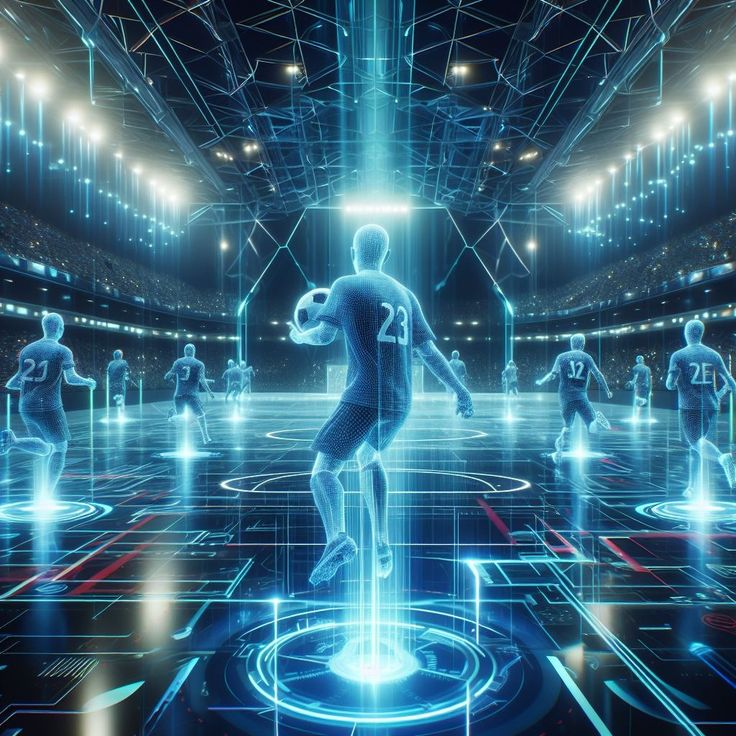
#> input picture assets/images/login_bg.jpg, 736 x 736 px
$ python -i team_classifier.py   (imports and definitions only)
#> lines starting #> are read from the running program, lines starting #| are printed output that depends on the picture
"""
team_classifier.py — Classifies players into 2 teams using jersey color (K-Means on HSV).
"""
import cv2
import numpy as np
from collections import defaultdict

PERSON_CLASS = 0

TEAM_COLORS_BGR = [
    (50,  220,  50),   # team 0 — green
    (50,  80,  255),   # team 1 — red/orange
]
UNKNOWN_COLOR_BGR = (160, 160, 160)


class TeamClassifier:
    def __init__(self):
        self._color_history: dict[int, list] = defaultdict(list)
        self._team_map: dict[int, int] = {}

    # ── Public ────────────────────────────────────────────────────────────────
    def update(self, frame: np.ndarray, results) -> None:
        """Extract jersey colors for each tracked person and reclassify."""
        if results is None or results.boxes is None:
            return

        for box in results.boxes:
            if int(box.cls[0]) != PERSON_CLASS or box.id is None:
                continue
            pid   = int(box.id[0])
            color = self._jersey_color(frame, box.xyxy[0].tolist())
            if color is not None:
                self._color_history[pid].append(color)
                # Keep only last 30 samples per player
                if len(self._color_history[pid]) > 30:
                    self._color_history[pid].pop(0)

        self._reclassify()

    def get_team(self, pid: int) -> int:
        """Returns 0, 1, or -1 (unknown)."""
        return self._team_map.get(pid, -1)

    def color_for(self, pid: int) -> tuple:
        t = self.get_team(pid)
        if t in (0, 1):
            return TEAM_COLORS_BGR[t]
        return UNKNOWN_COLOR_BGR

    # ── Internal ──────────────────────────────────────────────────────────────
    def _jersey_color(self, frame: np.ndarray, xyxy: list):
        x1, y1, x2, y2 = [int(v) for v in xyxy]
        h = y2 - y1
        # Upper 35 % of bounding box = jersey torso area
        jersey = frame[y1: y1 + max(1, int(h * 0.35)), x1:x2]
        if jersey.size == 0:
            return None
        jersey = cv2.resize(jersey, (16, 8))
        hsv    = cv2.cvtColor(jersey, cv2.COLOR_BGR2HSV)
        return hsv.reshape(-1, 3).mean(axis=0)   # mean [H, S, V]

    def _reclassify(self) -> None:
        if len(self._color_history) < 4:
            return

        pids     = list(self._color_history.keys())
        features = np.array(
            [np.mean(self._color_history[p], axis=0) for p in pids],
            dtype=np.float32,
        )

        criteria = (cv2.TERM_CRITERIA_EPS + cv2.TERM_CRITERIA_MAX_ITER, 10, 1.0)
        _, labels, _ = cv2.kmeans(
            features, 2, None, criteria, 5, cv2.KMEANS_RANDOM_CENTERS
        )
        for pid, lbl in zip(pids, labels.flatten()):
            self._team_map[pid] = int(lbl)

>>> import cv2
>>> picture = cv2.imread('../../assets/images/login_bg.jpg', cv2.IMREAD_GRAYSCALE)
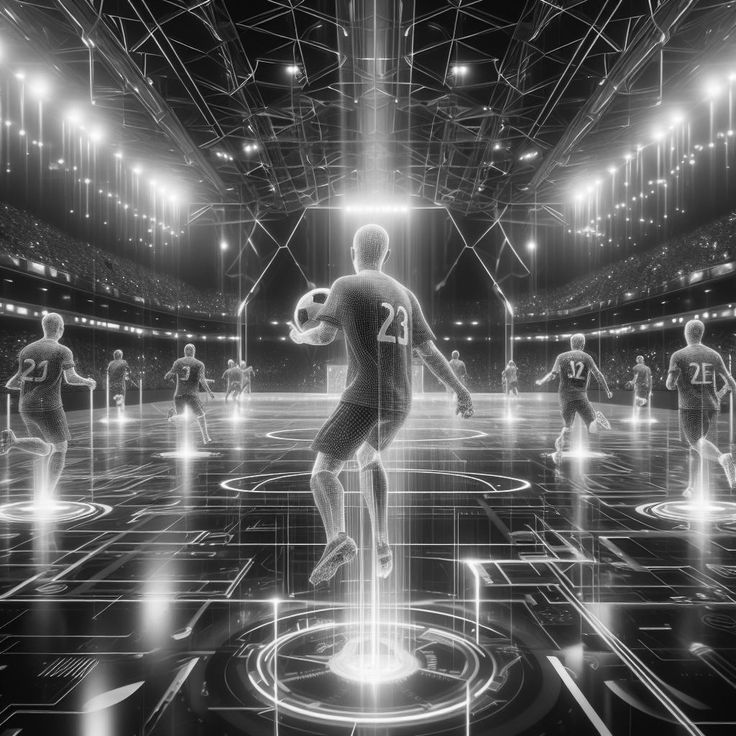
#> picture: shape (736, 736); min 0, max 255, mean 94.2
>>> result = TeamClassifier().update(picture, 'out.png')
#> (the run stopped early here; a loop or call above may not have finished)
